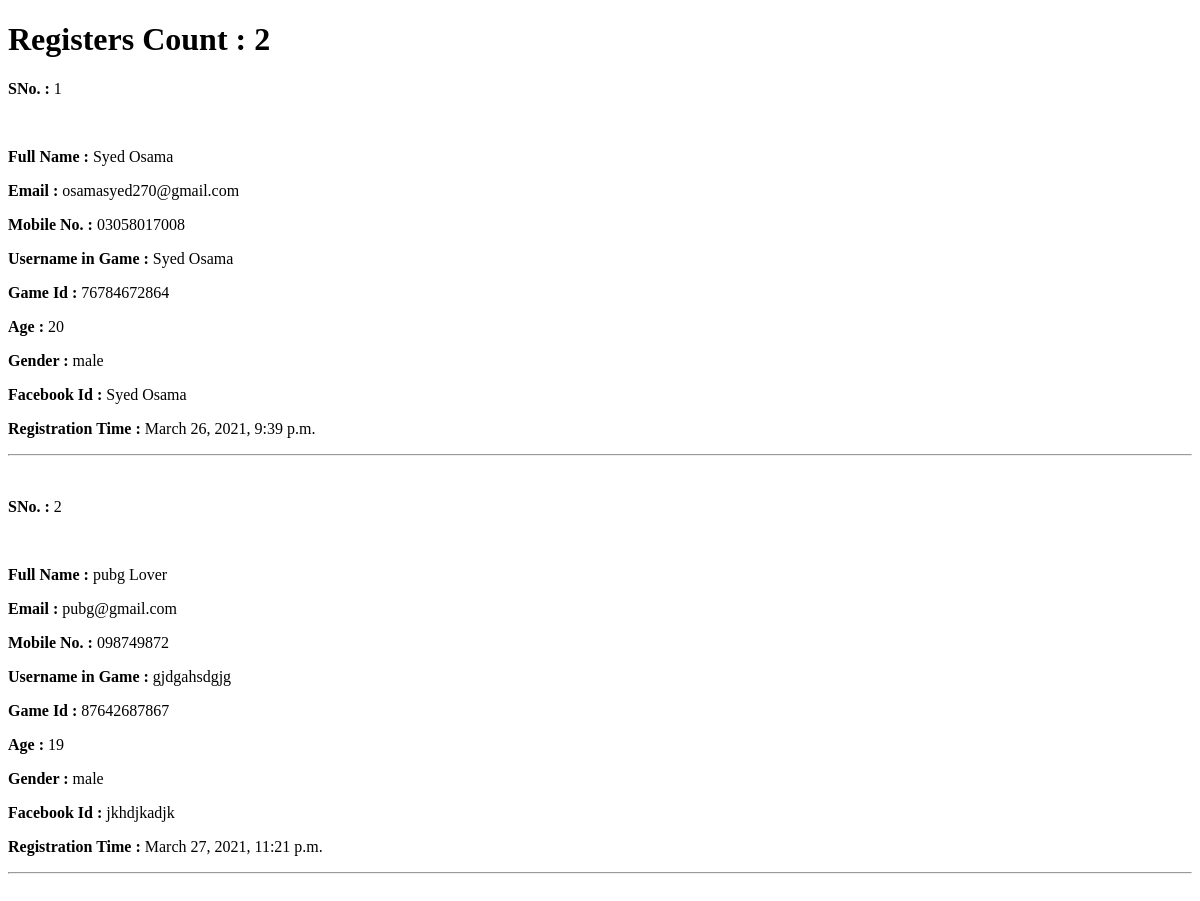
Before: /all-registers-details with the older database file.
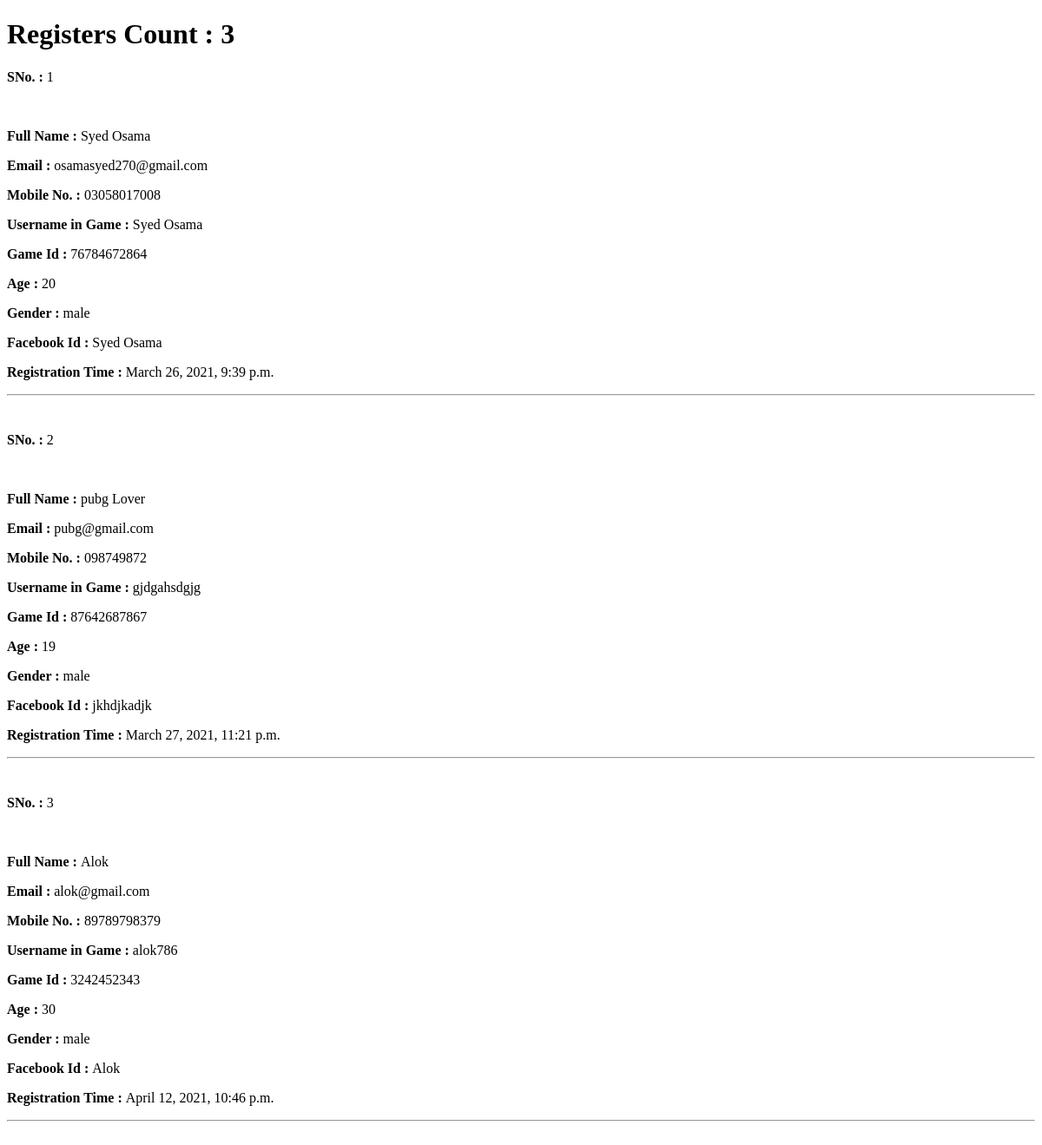
After: the same page with the newer database file.
### main/models.py (models this page shows, shortened)
class Match_1_Register(models.Model):
    GENDER_CHOICES = (
        ("male", "Male"),
        ("female", "Female"),
    )
    sno = models.AutoField(primary_key=True)
    image = models.ImageField(upload_to='Match1')
    full_name = models.CharField(max_length=100)
    email = models.EmailField(max_length=100)
    mobile_no = models.CharField(max_length=11)
    name_in_game = models.CharField(max_length=100)
    game_id = models.CharField(max_length=20)
    age = models.CharField(max_length=2)
    gender = models.CharField(max_length=100, choices = GENDER_CHOICES, default="male")
    facebook_name = models.CharField(max_length=100)
    timestamp = models.DateTimeField(default=now)

### main/views.py (the view)
# urls.py: path('all-registers-details', allRegistersDetails, name='all-registers-details'),
def allRegistersDetails(request):
    all_registers = Match_1_Register.objects.all()
    return render(request, 'main/all-registers-details.html', {'registers': all_registers})

### templates/main/all-registers-details.html (shortened to what this page needs)
<!DOCTYPE html>
<html lang="en">
<head>
</head>
<body>
    <h1>Registers Count : {{ registers.count }}</h1>
    {% for u in registers %}
        <p><b>SNo. : </b>{{ u.sno }}</p>
        <p><b>Full Name : </b>{{ u.full_name }}</p>
        <p><b>Email : </b>{{ u.email }}</p>
        <p><b>Mobile No. : </b>{{ u.mobile_no }}</p>
        <p><b>Username in Game : </b>{{ u.name_in_game }}</p>
        <p><b>Game Id : </b>{{ u.game_id }}</p>
        <p><b>Age : </b>{{ u.age }}</p>
        <p><b>Gender : </b>{{ u.gender }}</p>
        <p><b>Facebook Id : </b>{{ u.facebook_name }}</p>
        <p><b>Registration Time : </b>{{ u.timestamp }}</p>
        <hr>
        <br>
    {% endfor %}
</body>
</html>

Changed rows visible on the page:
added Match_1_Register: sno "3", full_name "Alok", email "alok@gmail.com", mobile_no "89789798379", name_in_game "alok786", game_id "3242452343", age "30", gender "male", facebook_name "Alok", timestamp "April 12, 2021, 10:46 p.m."
Other visible differences:
{{ registers.count }}: "2" → "3"
